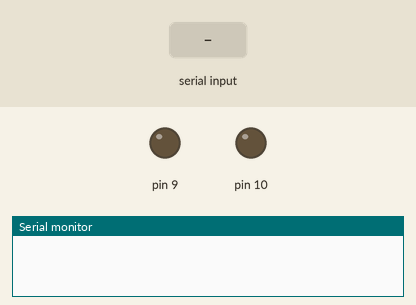
This sketch was run on a simulated Arduino Uno, built with avr-gcc and run on an emulated ATmega328P. On the bench: output pins drawn as LEDs (lit = HIGH), the last lines printed to the serial monitor. The test bench sets the inputs (shaded band).

Above: at 1.2 s.
1.3 s: "1" received over Serial
At 2.5 s:
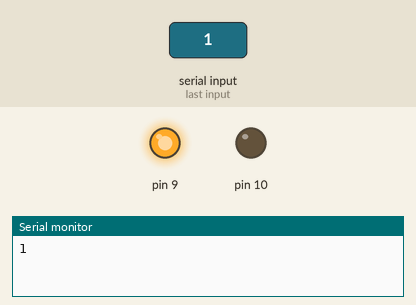
2.8 s: "2" received over Serial
At 3.7 s:
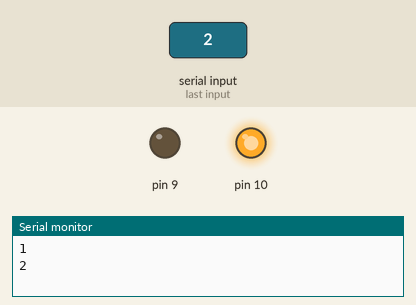
4.3 s: "0" received over Serial
At 4.8 s:
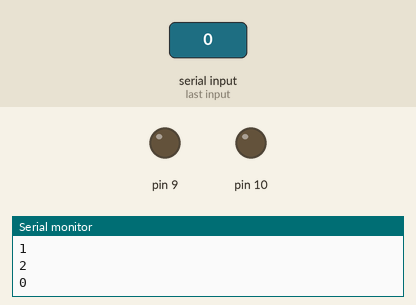
Timing chart, 0 to 7.3 s (numbered marks = the images above; inputs shaded):
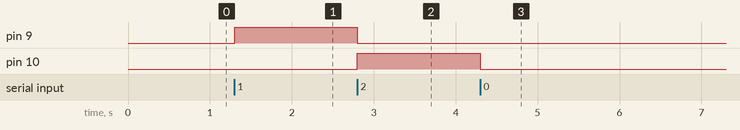

The sketch:

project_20.ino
```cpp
void setup() {
  Serial.begin(9600);
  pinMode(9,OUTPUT);
  pinMode(10,OUTPUT);

  // put your setup code here, to run once:


}

void loop() {
  char a = Serial.read();
  if(a=='1')

  {
    digitalWrite(9,1);
    digitalWrite(10,0);
    Serial.println(a);
  }
  if(a=='2')

  {
    digitalWrite(9,0);
    digitalWrite(10,1);
    Serial.println(a);
  }
  if(a=='0')

  {
    digitalWrite(9,0);
    digitalWrite(10,0);
    Serial.println(a);
  }

  // put your main code here, to run repeatedly:


}
```

Measured:
- after the input at 1.3 s, pin 9: LOW → HIGH at once
- after the input at 2.8 s, pin 9: HIGH → LOW at once; pin 10: LOW → HIGH at once
- after the input at 4.3 s, pin 10: HIGH → LOW at once
